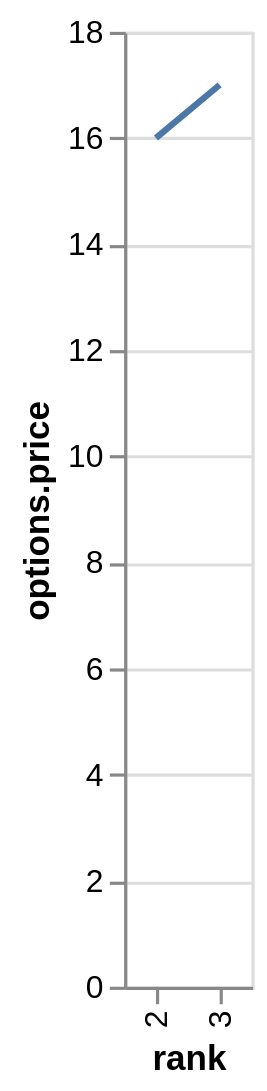

This figure's Vega-Lite source:
### Vega-Lite specification from a JSON file in a GitHub repository (floating-point values rounded to 4 significant figures)
{"$schema": "https://vega.github.io/schema/vega-lite/v5.json", "data": {"values": [{"rank": "1"}, {"rank": "2", "options": {"price": 16}}, {"rank": "3", "options": {"price": 17}}]}, "transform": [{"filter": "datum.options != null"}], "mark": "line", "encoding": {"x": {"field": "rank", "type": "ordinal"}, "y": {"field": "options.price", "type": "quantitative"}}}
